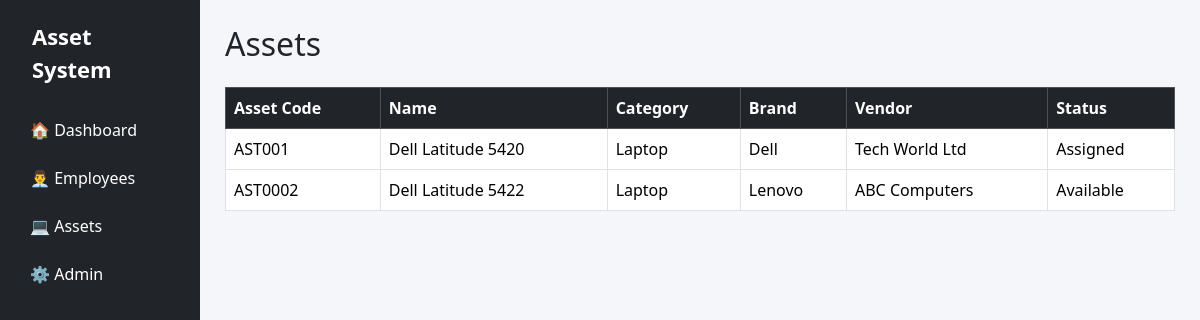
The app's page /assets/ with its own data.
### assets/models.py (models this page shows, shortened)
class Asset(models.Model):
    STATUS_CHOICES = (
        ('Available', 'Available'),
        ('Assigned', 'Assigned'),
        ('Under Maintenance', 'Under Maintenance'),
        ('Damaged', 'Damaged'),
        ('Lost', 'Lost'),
        ('Retired', 'Retired'),
    )
    asset_code = models.CharField(
        max_length=20,
        unique=True,
        blank=True
    )
    category = models.ForeignKey(
        AssetCategory,
        on_delete=models.PROTECT
    )
    brand = models.ForeignKey(
        Brand,
        on_delete=models.PROTECT
    )
    vendor = models.ForeignKey(
        Vendor,
        on_delete=models.PROTECT
    )
    asset_name = models.CharField(max_length=100)
    model = models.CharField(max_length=100)
    serial_number = models.CharField(
        max_length=100,
        unique=True
    )
    purchase_date = models.DateField()
    purchase_cost = models.DecimalField(
        max_digits=10,
        decimal_places=2
    )
    warranty_expiry = models.DateField()
    current_status = models.CharField(
        max_length=30,
        choices=STATUS_CHOICES,
        default='Available'
    )
    remarks = models.TextField(
        blank=True,
        null=True
    )
    created_at = models.DateTimeField(auto_now_add=True)
    updated_at = models.DateTimeField(auto_now=True)

class AssetCategory(models.Model):
    category_name = models.CharField(max_length=100, unique=True)
    description = models.TextField(blank=True)
    def __str__(self):
        return self.category_name

class Brand(models.Model):
    brand_name = models.CharField(max_length=100, unique=True)
    def __str__(self):
        return self.brand_name

class Vendor(models.Model):
    STATUS_CHOICES = (
        ('Active', 'Active'),
        ('Inactive', 'Inactive'),
    )
    vendor_name = models.CharField(max_length=150)
    contact_person = models.CharField(max_length=100)
    phone = models.CharField(max_length=20)
    email = models.EmailField()
    address = models.TextField()
    status = models.CharField(
        max_length=10,
        choices=STATUS_CHOICES,
        default='Active'
    )
    def __str__(self):
        return self.vendor_name

### assets/views.py (the view)
# urls.py: path("", asset_list, name="asset_list"),
def asset_list(request):
    assets = Asset.objects.select_related(
        "category",
        "brand",
        "vendor"
    )
    context = {
        "assets": assets
    }
    return render(
        request,
        "assets/asset_list.html",
        context
    )

### templates/assets/asset_list.html (shortened to what this page needs)
{% extends 'base.html' %}
{% block content %}
<h2 class="mb-4">Assets</h2>
<table class="table table-bordered table-hover">
    <thead class="table-dark">
        <tr>
            <th>Asset Code</th>
            <th>Name</th>
            <th>Category</th>
            <th>Brand</th>
            <th>Vendor</th>
            <th>Status</th>
        </tr>
    </thead>
    <tbody>
    {% for asset in assets %}
        <tr>
            <td>{{ asset.asset_code }}</td>
            <td>{{ asset.asset_name }}</td>
            <td>{{ asset.category }}</td>
            <td>{{ asset.brand }}</td>
            <td>{{ asset.vendor }}</td>
            <td>{{ asset.current_status }}</td>
        </tr>
    {% empty %}
        <tr>
            <td colspan="6" class="text-center">
                No Assets Found
            </td>
        </tr>
    {% endfor %}
    </tbody>
</table>
{% endblock %}

### templates/base.html (style rules this page uses)
body { background:#f5f6fa; }

### records on screen
Asset: asset_code "AST001", asset_name "Dell Latitude 5420", category "Laptop", brand "Dell", vendor "Tech World Ltd", current_status "Assigned"
Asset: asset_code "AST0002", asset_name "Dell Latitude 5422", category "Laptop", brand "Lenovo", vendor "ABC Computers", current_status "Available"
